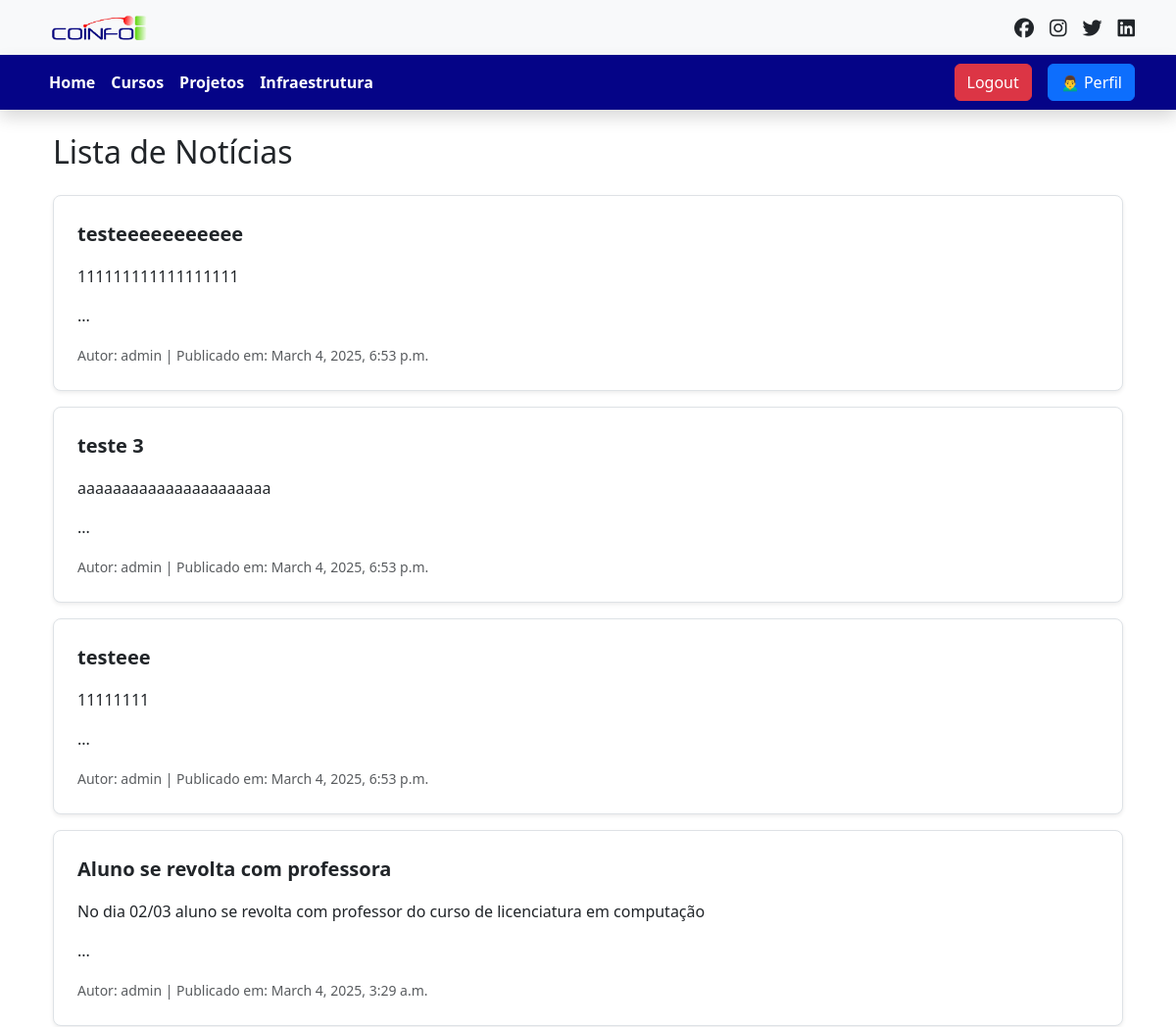
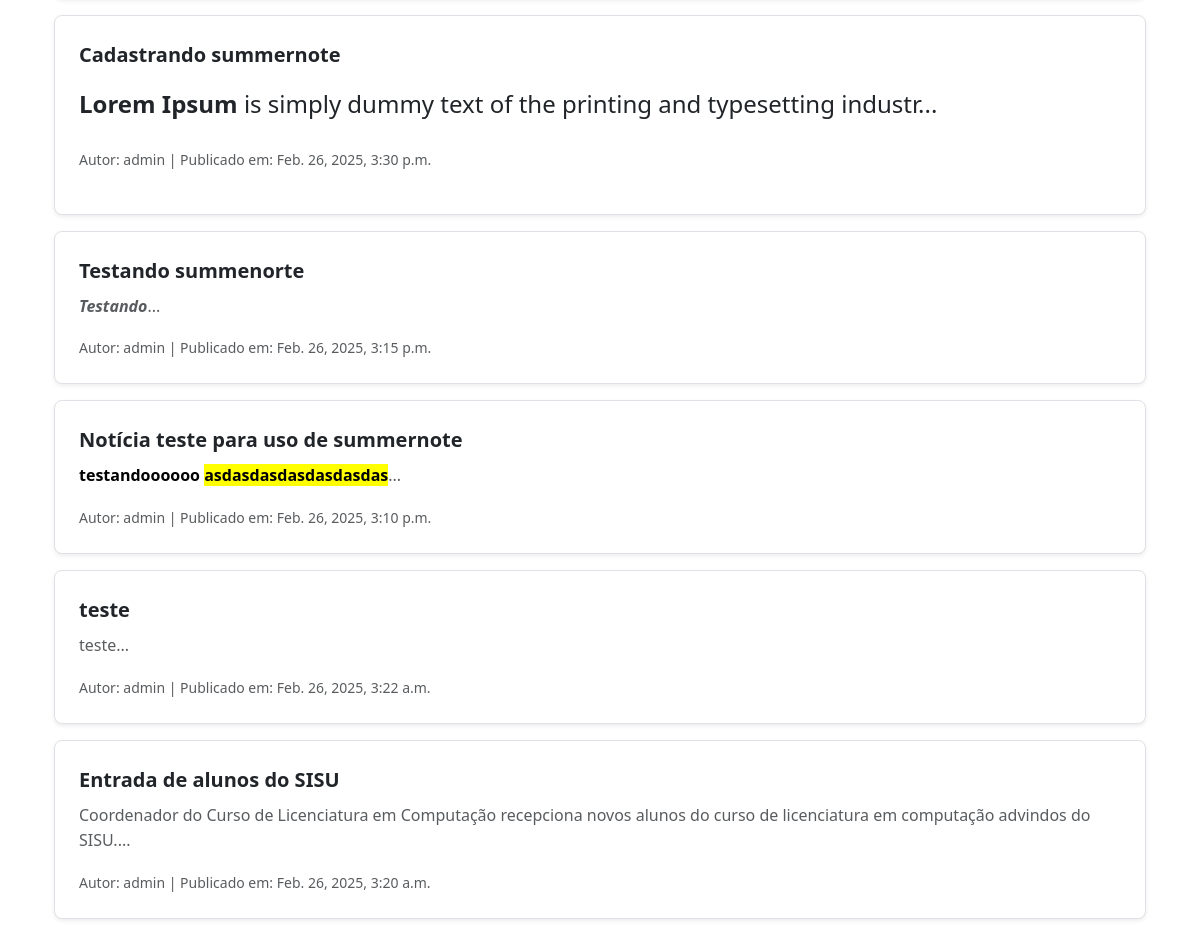
The app's page /noticias/ (signed in) with its own data (2 pictures, top to bottom).
### sistema/models.py (models this page shows, shortened)
class Noticia(models.Model):
    STATUS_CHOICES = [
        ('rascunho', 'Rascunho'),
        ('publicado', 'Publicado'),
    ]
    ATIVACAO_CHOICES = [
        ('ativada', 'Ativada'),
        ('desativada', 'Desativada'),
    ]
    titulo = models.CharField(max_length=255)
    conteudo = models.TextField()
    autor = models.ForeignKey(User, on_delete=models.CASCADE)
    data_publicacao = models.DateTimeField(auto_now_add=True)
    status = models.CharField(max_length=10, choices=STATUS_CHOICES, default='rascunho')
    ativacao = models.CharField(max_length=10, choices=ATIVACAO_CHOICES, default='ativada')

### sistema/views.py (the view)
# urls.py: path('noticias/', views.lista_noticias, name='lista_noticias'),
def lista_noticias(request):
    noticias = Noticia.objects.filter(status='publicado', ativacao='ativada').order_by('-data_publicacao')
    paginator = Paginator(noticias, 10)  # Exibir 10 notícias por página
    page_number = request.GET.get('page')
    page_obj = paginator.get_page(page_number)
    return render(request, 'noticias/lista.html', {'page_obj': page_obj})

### sistema/templates/noticias/lista.html (shortened to what this page needs)
{% extends "base.html" %}
{% block content %}
<div class="container mt-4">
    <h2 class="mb-4">Lista de Notícias</h2>
    <ul class="list-group">
        {% for noticia in page_obj %}
        <a href="{% url 'detalhe_noticia' noticia.id %}" class="text-decoration-none text-dark">
            <li class="list-group-item mb-3 shadow-sm border rounded-3 p-4">
                    <strong class="d-block mb-2" style="font-size: 1.25rem; font-weight: 600;">{{ noticia.titulo }}</strong>
                    <p class="text-muted" style="font-size: 1rem; line-height: 1.6;">
                        {{ noticia.conteudo|slice:":200"|safe }}...
                    </p>
                    <small class="text-muted" style="font-size: 0.875rem;">
                        Autor: {{ noticia.autor.get_full_name|default:noticia.autor.username }} |
                        Publicado em: {{ noticia.data_publicacao }}
                    </small>
                </li>
            </a>
        {% empty %}
            <li class="list-group-item">Nenhuma notícia disponível no momento.</li>
        {% endfor %}
    </ul>
</div>
{% endblock %}

### static/css/style.css (style rules this page uses)
* { margin: 0; padding: 0; box-sizing: border-box; }

### records on screen
Noticia: titulo "testeeeeeeeeeee", conteudo "111111111111111111", autor.get_full_name "admin", data_publicacao "March 4, 2025, 6:53 p.m."
Noticia: titulo "teste 3", conteudo "aaaaaaaaaaaaaaaaaaaaaa", autor.get_full_name "admin", data_publicacao "March 4, 2025, 6:53 p.m."
Noticia: titulo "testeee", conteudo "11111111", autor.get_full_name "admin", data_publicacao "March 4, 2025, 6:53 p.m."
Noticia: titulo "Aluno se revolta com professora", conteudo "No dia 02/03 aluno se revolta com professor do curso de licenciatura em computação", autor.get_full_name "admin", data_publicacao "March 4, 2025, 3:29 a.m."
Noticia: titulo "Cadastrando summernote", conteudo "Lorem Ipsum is simply dummy text of the printing and typesetting industr", autor.get_full_name "admin", data_publicacao "Feb. 26, 2025, 3:30 p.m."
Noticia: titulo "Testando summenorte", conteudo "Testando", autor.get_full_name "admin", data_publicacao "Feb. 26, 2025, 3:15 p.m."
Noticia: titulo "Notícia teste para uso de summernote", conteudo "testandoooooo asdasdasdasdasdasdas", autor.get_full_name "admin", data_publicacao "Feb. 26, 2025, 3:10 p.m."
Noticia: titulo "teste", conteudo "teste", autor.get_full_name "admin", data_publicacao "Feb. 26, 2025, 3:22 a.m."
Noticia: titulo "Entrada de alunos do SISU", conteudo "Coordenador do Curso de Licenciatura em Computação recepciona novos alunos do curso de licenciatura em computação advindos do SISU.", autor.get_full_name "admin", data_publicacao "Feb. 26, 2025, 3:20 a.m."
